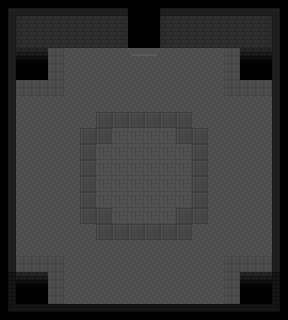

The image is a tile-based game level rendered from a .tmx file. Its description and source (layers, tilesets, objects; grid data summarised) follow:
An orthogonal 18x20 tile map with 16x16 px tiles, 2 tile layers (background1, background2) and 9 objects (4x column, 4x obelisk, UP).

<map version="1.0" orientation="orthogonal" renderorder="right-down" width="18" height="20" tilewidth="16" tileheight="16" backgroundcolor="#000000" nextobjectid="13">
 <tileset firstgid="1" name="tileset" tilewidth="16" tileheight="16" tilecount="60" columns="4">
  <image source="../tileset.png" width="64" height="240" />
  <tile id="0">
   <properties>
    <property name="impede" type="bool" value="false" />
   </properties>
  </tile>
  <tile id="1">
   <properties>
    <property name="impede" type="bool" value="false" />
   </properties>
  </tile>
  <tile id="2">
   <properties>
    <property name="impede" type="bool" value="false" />
   </properties>
  </tile>
  <tile id="3">
   <properties>
    <property name="impede" type="bool" value="false" />
   </properties>
  </tile>
  <tile id="4">
   <properties>
    <property name="impede" type="bool" value="false" />
   </properties>
  </tile>
  <tile id="5">
   <properties>
    <property name="impede" type="bool" value="false" />
   </properties>
  </tile>
  <tile id="6">
   <properties>
    <property name="impede" type="bool" value="false" />
   </properties>
  </tile>
  <tile id="7">
   <properties>
    <property name="impede" type="bool" value="false" />
   </properties>
  </tile>
  <tile id="8">
   <properties>
    <property name="impede" type="bool" value="false" />
   </properties>
  </tile>
  <tile id="9">
   <properties>
    <property name="impede" type="bool" value="false" />
   </properties>
  </tile>
  <tile id="10">
   <properties>
    <property name="impede" type="bool" value="false" />
   </properties>
  </tile>
  <tile id="11">
   <properties>
    <property name="impede" type="bool" value="false" />
   </properties>
  </tile>
  <tile id="16">
   <properties>
    <property name="impede" type="bool" value="false" />
   </properties>
  </tile>
  <tile id="19">
   <properties>
    <property name="impede" type="bool" value="false" />
   </properties>
  </tile>
  <tile id="20">
   <properties>
    <property name="impede" type="bool" value="false" />
   </properties>
  </tile>
  <tile id="23">
   <properties>
    <property name="impede" type="bool" value="false" />
   </properties>
  </tile>
  <tile id="24">
   <properties>
    <property name="impede" type="bool" value="false" />
   </properties>
  </tile>
  <tile id="27">
   <properties>
    <property name="impede" type="bool" value="false" />
   </properties>
  </tile>
  <tile id="28">
   <properties>
    <property name="impede" type="bool" value="false" />
   </properties>
  </tile>
  <tile id="31">
   <properties>
    <property name="impede" type="bool" value="false" />
   </properties>
  </tile>
  <tile id="32">
   <properties>
    <property name="impede" type="bool" value="false" />
   </properties>
  </tile>
  <tile id="35">
   <properties>
    <property name="impede" type="bool" value="false" />
   </properties>
  </tile>
  <tile id="36">
   <properties>
    <property name="impede" type="bool" value="false" />
   </properties>
  </tile>
  <tile id="37">
   <properties>
    <property name="impede" type="bool" value="false" />
   </properties>
  </tile>
  <tile id="38">
   <properties>
    <property name="impede" type="bool" value="false" />
   </properties>
  </tile>
  <tile id="39">
   <properties>
    <property name="impede" type="bool" value="false" />
   </properties>
  </tile>
 </tileset>
 <layer name="background1" width="18" height="20">
  <data>[360 cells, 346 non-empty, 20 distinct tile ids]</data>
 </layer>
 <layer name="background2" width="18" height="20">
  <data>[360 cells, 2 non-empty, 2 distinct tile ids]</data>
 </layer>
 <objectgroup name="objects">
  <object id="1" name="door" type="UP" x="128" y="48" width="32" height="8" />
  <object id="2" name="column" x="72" y="104" width="16" height="16" />
  <object id="3" name="column" x="200" y="104" width="16" height="16" />
  <object id="4" name="column" x="72" y="232" width="16" height="16" />
  <object id="5" name="column" x="200" y="232" width="16" height="16" />
  <object id="9" name="obelisk" x="47.75" y="128" width="16" height="16" />
  <object id="10" name="obelisk" x="224.25" y="129" width="16" height="16" />
  <object id="11" name="obelisk" x="47.5" y="207.75" width="16" height="16" />
  <object id="12" name="obelisk" x="224.5" y="208.5" width="16" height="16" />
 </objectgroup>
</map>
